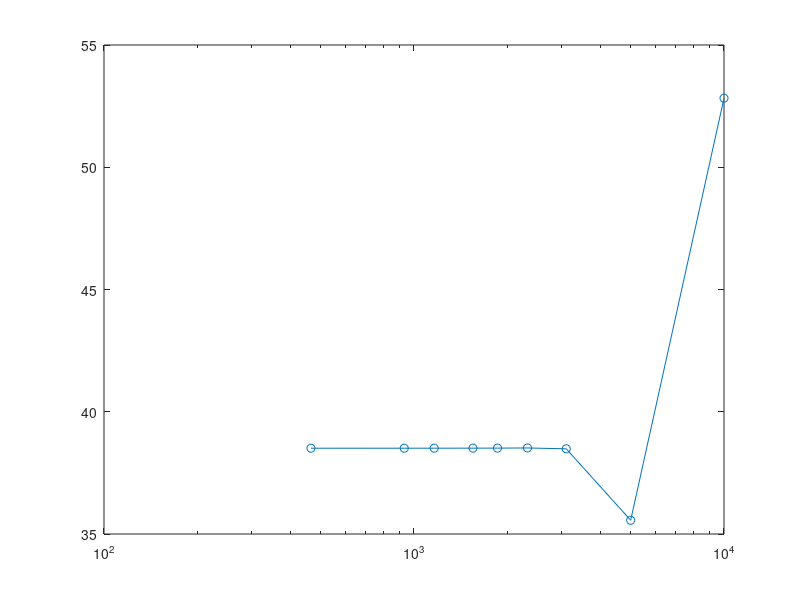

The MATLAB source for this figure: (Note: this script raises an error after producing the figure.)

%%





dxQ = [1162   38.5098 ; ...
    1549.8   38.5114 ; ...
    2323   38.519 ; ...
    100e3/20   35.5623 ; ...
    100e3/10   52.8255 ; ...
    3098   38.4845 ;
    930   38.5091 ;
    1859.44    38.513  ;
    465.18     38.5086] ;


dx=dxQ(:,1); Q=dxQ(:,2);

[dx,I]=sort(dx) ; Q=Q(I);


figure(1)
semilogx(dx,Q,"o-")

Q=pi*35000^2*10/1e9;

yline(Q,"--")
xlabel("$\Delta x$",Interpreter="latex")


% dy=10; ylim([Q-dy Q+dy])
%%